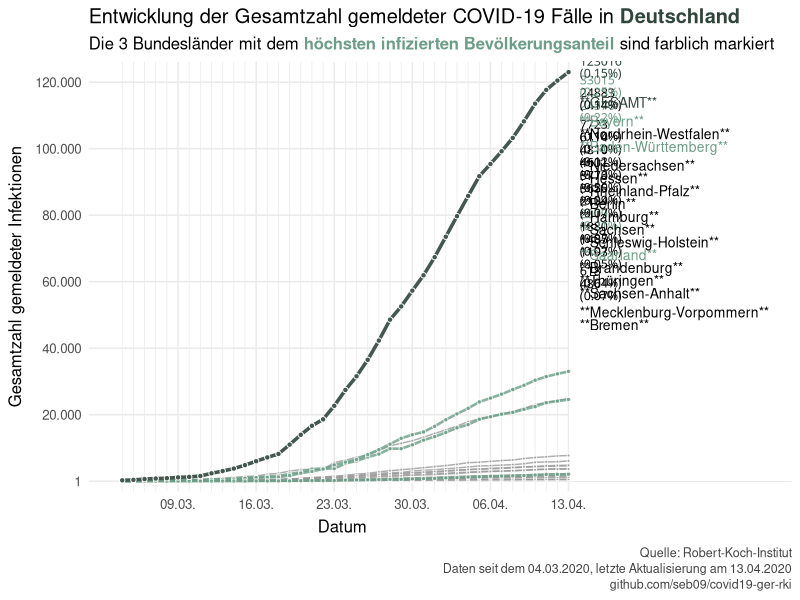
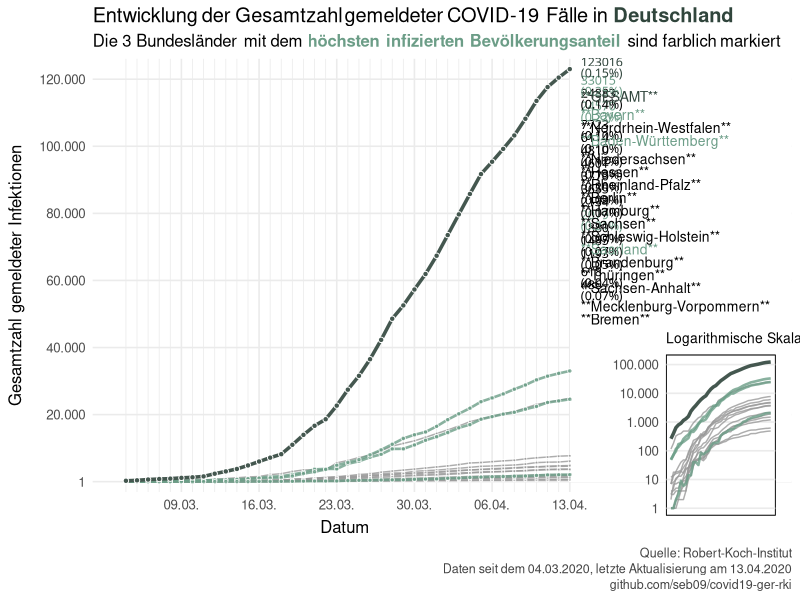
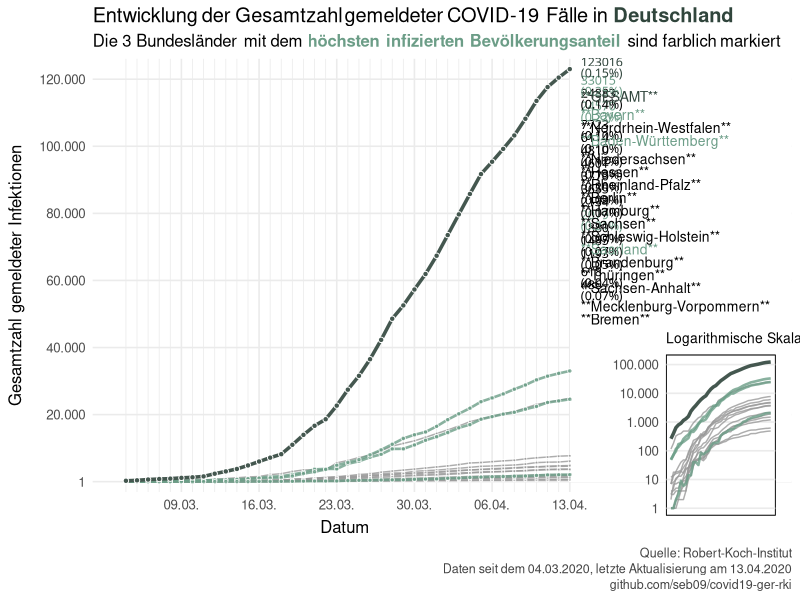

These figures' R source, in order:

library(tidyverse)
library(cowplot)
library(ggtext)
library(lubridate)

theme_set(theme_minimal(base_size = 12))

# import data ------------------------------------------------------------------

pop <- read_csv("data/einwohner_bundesland.csv")
corona_rki <- read_csv("data/corona_deu_rki.csv") %>% 
  left_join(pop, by = "Bundesland") %>% 
  filter(Fallzahl > 0)


# data for plotting ------------------------------------------------------------

d_total <- corona_rki %>% 
  group_by(Datum) %>% 
  summarise(
    Fallzahl = sum(Fallzahl, na.rm = TRUE),
    Todeszahl = sum(Todeszahl, na.rm = TRUE),
    Einwohner = sum(Einwohner, na.rm = TRUE)
  ) %>% 
  mutate(Bundesland = "Gesamt")

d_plot <- corona_rki %>% 
  bind_rows(d_total) %>% 
  mutate(Bundesland = fct_reorder2(Bundesland, Datum, Fallzahl))

# prepare labels ---------------------------------------------------------------

# latest numbers per Bundesland
d_plot_end <- d_plot %>% 
  arrange(-as.numeric(Datum)) %>% 
  group_by(Bundesland) %>%
  top_n(1, Datum) %>% 
  ungroup() %>%
  mutate(Anteil = Fallzahl/Einwohner)

# evenly spread label coordinates
y <- d_plot$Fallzahl
lab_min <- min(y) + 0.5 * diff(range(y))
lab_max <- max(y)
lab_coord <- seq(lab_min, lab_max, length.out = nlevels(d_plot$Bundesland))

# set colors
#colorRamp(c("#FFFFFF", "#374E55"))(0.87) %>% rgb(maxColorValue = 255)
color_text_total <- "#30453C"
color_line_total <- colorRamp(c("#FFFFFF", color_text_total))(0.9) %>% rgb(maxColorValue = 255)
#colorRamp(c("#FFFFFF", "#79AF97", "#000000"))(0.8) %>% rgb(maxColorValue = 255)
color_text_top <- "#6C9D87"
color_line_top <- colorRamp(c("#FFFFFF", color_text_top))(1) %>% rgb(maxColorValue = 255)
color_text_std <- "#000000"
color_line_std <- colorRamp(c("#FFFFFF", color_text_std))(0.4) %>% rgb(maxColorValue = 255)

# number of colored Bundesländer
top_color <- 3

# create label data set
d_plot_label_tot <- d_plot_end %>% 
  filter(Bundesland == "Gesamt") %>% 
  mutate(Ranking = 99)

d_plot_label_rest <- d_plot_end  %>% 
  arrange(-Anteil) %>% 
  filter(Bundesland != "Gesamt") %>% 
  mutate(Ranking = 1:n())

d_plot_label <- d_plot_label_tot %>% 
  bind_rows(d_plot_label_rest) %>% 
  mutate(color_text = if_else(Ranking <= top_color, color_text_top, color_text_std)) %>% 
  mutate(color_text = if_else(Ranking == 99, color_text_total, color_text)) %>% 
  mutate(color_line = if_else(Ranking <= top_color, color_line_top, color_line_std)) %>% 
  mutate(color_line = if_else(Ranking == 99, color_line_total, color_line)) %>% 
  mutate(pct = paste0(format(round(Anteil*100, 2), nsmall = 2),"%")) %>% 
  mutate(
    tot = format(Fallzahl) %>%
      str_replace_all(" ", "<span style='color:#ffffff00;'>0</span>") %>% 
      paste0("<span style='color:#ffffff00;'>0</span>", .)
  ) %>% 
  mutate(label = glue::glue("
    <span style='color:{color_text};'>
      <span style='font-family:\"Lucida Console\";font-size:9pt;'>
        {format(tot)} ({pct})
      </span>
      <span style='font-size:10pt;'>
        **{ifelse(Bundesland == \"Gesamt\", toupper(Bundesland), as.character(Bundesland))}**
      </span>
    </span>
  ")) %>% 
  arrange(Fallzahl) %>% 
  mutate(pos_x = Datum + 1) %>% 
  mutate(pos_y = lab_coord)

# create plot ------------------------------------------------------------------

# calculate x- and y-range (for label background)
mult_x <- c(0.05, 0.5)
mult_y <- c(0.025,0.025)
xrg <- range(d_plot$Datum) + c(-1, 1)*mult_x*diff(range(d_plot$Datum))
yrg <- range(d_plot$Fallzahl)

d_plot <- d_plot_label %>% 
  select(Bundesland, Anteil, Ranking) %>% 
  left_join(d_plot, ., by = "Bundesland") %>%
  filter(Bundesland != "Gesamt")

size_line_top <- 0.9
size_line_std <- 0.5

d_plot_top <- d_plot %>% 
  filter(Ranking <= top_color)

d_plot_std <- d_plot %>% 
  filter(Ranking > top_color)


p_geom_std_line <- geom_line(
    data = d_plot_std,
    mapping = aes(x = Datum, y = Fallzahl, group = Bundesland),
    alpha = 0.8, size = size_line_std, color = color_line_std
  )

p_geom_std_pt <- geom_point(
    data = d_plot_std,
    mapping = aes(x = Datum, y = Fallzahl, group = Bundesland),
    alpha = 0.8, size = 1.25*size_line_std, shape = 21,
    fill = color_line_std, color = "#FFFFFF"
  )

p_geom_top_line <- geom_line(
    data = d_plot_top,
    mapping = aes(x = Datum, y = Fallzahl, group = Bundesland),
    alpha = 0.8, size = size_line_top, color = color_line_top
  )

p_geom_top_pt <- geom_point(
    data = d_plot_top,
    mapping = aes(x = Datum, y = Fallzahl, group = Bundesland),
    alpha = 0.8, size = 1.25*size_line_top, shape = 21,
    fill = color_line_top, color = "#FFFFFF"
  )

p_geom_total_line <- geom_line(
    data = d_total,
    aes(Datum, Fallzahl),
    size = 1.2,
    color = color_line_total,
    inherit.aes = FALSE
  )

p_geom_total_pt <- geom_point(
    data = d_total,
    aes(Datum, Fallzahl),
    size = 1.5,
    fill = color_line_total,
    color = "#FFFFFF",
    shape = 21,
    inherit.aes = FALSE
  )

p_main <- ggplot() +
  annotate(
    "rect",
    xmin = max(d_plot_label$Datum),
    xmax = xrg[2],
    ymin = yrg[1]-0.5,
    ymax = yrg[2]+0.5,
    fill = "#FFFFFF"
  ) +
  geom_richtext(
    data = d_plot_label,
    mapping = aes(x = pos_x, y = pos_y, label = label),
    hjust = 0,
    vjust = 0.5,
    fill = NA,
    label.color = NA,
    label.padding = grid::unit(rep(0, 4), "pt"),
    show.legend = FALSE
  ) +
  # geom_segment(
  #   data = d_plot_label,
  #   mapping = aes(x = Datum, xend = pos_x + 0.5, y = Fallzahl, yend =pos_y),
  #   alpha = 0.1, color = "#000000",
  #   inherit.aes = FALSE
  # ) +
  p_geom_std_line +
  p_geom_std_pt +
  p_geom_top_line +
  p_geom_top_pt +
  p_geom_total_line +
  p_geom_total_pt +
  scale_x_date(
    breaks = seq(ymd("2020-03-09"), ymd(max(d_plot$Datum)), by = "weeks"),
    minor_breaks = seq(ymd("2020-03-04"), ymd(max(d_plot$Datum)), by = "days"),
    date_labels = "%d.%m.",
    expand = expansion(mult = c(mult_x[1],0))
  ) +
  scale_y_continuous(
    #trans = scales::log10_trans(),
    breaks = c(1, seq(2e4, 2e5, 2e4)),
    expand = expansion(mult = mult_y),
    labels = function(x) scales::comma(x, big.mark = ".", accuracy = 1, decimal.mark = ",")
  ) +
  scale_color_manual(values = c(color_line_std, color_line_top)) +
  scale_fill_manual(values = c(color_line_std, color_line_top)) +
  labs(
    x = "Datum",
    y = glue::glue(
      "Gesamtzahl gemeldeter Infektionen",
      #"(logarithmische Skala)",
      .sep = "\n"
    ),
    title = glue::glue(
      "Entwicklung der Gesamtzahl gemeldeter COVID-19 Fälle in **<span style='color:{color_text_total};'>Deutschland</span>**"
    ),
    subtitle = glue::glue(
      "Die {top_color} Bundesländer mit dem **<span style='color:{color_text_top};'>höchsten infizierten Bevölkerungsanteil</span>** sind farblich markiert"
    ),
    caption = glue::glue(
      "Quelle: Robert-Koch-Institut",
      "Daten seit dem {min(d_plot$Datum) %>% format(\"%d.%m.%Y\")}, letzte Aktualisierung am {max(d_plot$Datum) %>% format(\"%d.%m.%Y\")}",
      "github.com/seb09/covid19-ger-rki",
      .sep = "\n"
    )
  ) +
  theme(
    legend.position = "none",
    panel.grid.minor.y = element_blank(),
    axis.title.x = element_text(margin = margin(t = 0.5, unit = "lines"), hjust = 0.35),
    axis.title.y = element_text(margin = margin(r = 0.5, unit = "lines")),
    plot.title = element_markdown(),
    plot.subtitle = element_markdown(lineheight = 1.25),
    plot.caption = element_text(color = "#444444", size = 9, lineheight = 1.05)
  )

p_main

p_sub <- ggplot() +
  p_geom_std_line +
  p_geom_top_line +
  p_geom_total_line +
  scale_y_continuous(
    trans = scales::log10_trans(),
    breaks = 10^c(0:5),
    labels = function(x) scales::comma(x, big.mark = ".", accuracy = 1, decimal.mark = ",")
  ) +
  labs(title = "Logarithmische Skala") +
  theme(
    panel.grid.minor.y = element_blank(),
    panel.grid.major.x = element_blank(),
    panel.grid.minor.x = element_blank(),
    panel.background = element_rect(fill = "#FFFFFF"),
    panel.border = element_rect(color = "#000000", size = 0.33, fill = NA),
    axis.title.x = element_blank(),
    axis.title.y = element_blank(),
    axis.text.x = element_blank(),
    #axis.text.y = element_blank(),
    plot.title = element_text(size = 10)
  )

p <- ggdraw() +
  draw_plot(p_main) +
  draw_plot(p_sub, x = 0.98, y = 0.12, width = 0.23, height = 0.34, hjust = 1, vjust = 0)

p

ggsave(fs::path("plots", "covid19-deu-rki-entwicklung-original-skala.png"), p, width = 10, height = 6.66, dpi = 200, scale = 1.3)
